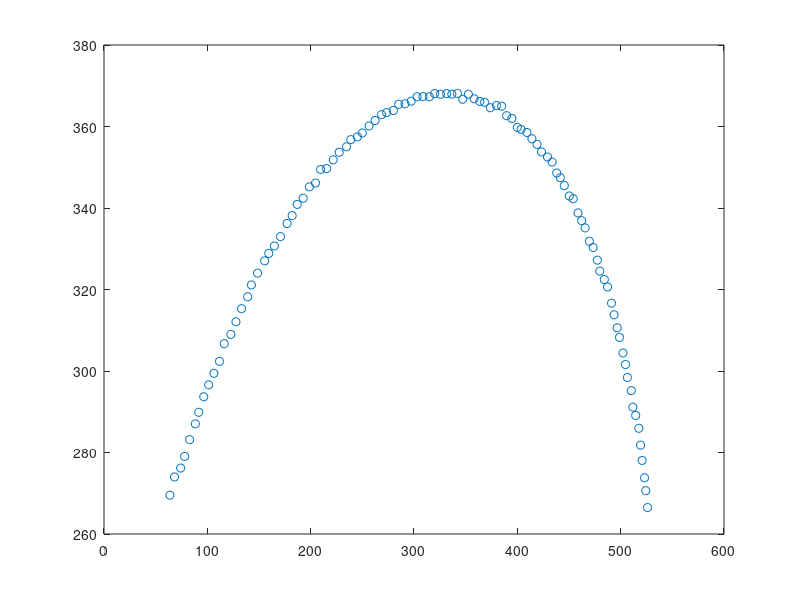

MATLAB code for this plot: (Note: this script raises an error after producing the figure.)
function [a,Q] = fitellipse(y)

% FITELLIPSE  Least-squares fit of ellipse to 2D points.
%        [A,Q] = FITELLIPSE(y) returns the parameters of the best-fit
%        ellipse to 2D points y(1:2,:).
%        The returned vector A contains the center, radii, and orientation
%        of the ellipse, stored as (Cx, Cy, Rx, Ry, theta_radians)
%        Q ...  conic matrix
%
% Authors: Andrew Fitzgibbon, Maurizio Pilu, Bob Fisher
% Reference: "Direct Least Squares Fitting of Ellipses", IEEE T-PAMI, 1999
%
%  @Article{Fitzgibbon99,
%   author = "Fitzgibbon, A.~W.and Pilu, M. and Fisher, R.~B.",
%   title = "Direct least-squares fitting of ellipses",
%   journal = pami,
%   year = 1999,
%   volume = 21,
%   number = 5,
%   month = may,
%   pages = "476--480"
%  }
% 
% This is a more bulletproof version than that in the paper, incorporating
% scaling to reduce roundoff error, correction of behaviour when the input 
% data are on a perfect hyperbola, and returns the geometric parameters
% of the ellipse, rather than the coefficients of the quadratic form.
%
%  Example:  Run fitellipse without any arguments to get a demo
if nargin == 0
  % Create an ellipse
  t = linspace(0,2);
  
  Rx = 300;
  Ry = 200;
  Cx = 250;
  Cy = 150;
  Rotation = .4; % Radians
  
  NoiseLevel = .5; % Will add Gaussian noise of this std.dev. to points
  
  x = Rx * cos(t);
  y = Ry * sin(t);
  nx = x*cos(Rotation)-y*sin(Rotation) + Cx + randn(size(t))*NoiseLevel; 
  ny = x*sin(Rotation)+y*cos(Rotation) + Cy + randn(size(t))*NoiseLevel;
  
  % Clear figure
  clf
  % Draw it
  plot(nx,ny,'o');
  % Show the window
  figure(gcf)
  % Fit it
  params = fitellipse([nx;ny]);
  % Note it may return (Rotation - pi/2) and swapped radii, this is fine.
  Given = round([Cx Cy Rx Ry Rotation*180])
  Returned = round(params.*[1 1 1 1 180])
  
  % Draw the returned ellipse
  t = linspace(0,pi*2);
  x = params(3) * cos(t);
  y = params(4) * sin(t);
  nx = x*cos(params(5))-y*sin(params(5)) + params(1); 
  ny = x*sin(params(5))+y*cos(params(5)) + params(2);
  hold on
  plot(nx,ny,'r-')
  
  return
end
% reshape from y
X = y(1,:);
Y = y(2,:);
% normalize data
mx = mean(X);
my = mean(Y);
sx = (max(X)-min(X))/2;
sy = (max(Y)-min(Y))/2; 

if sx<1e-8, a=zeros(1,5); Q=zeros(3); return; end
if sy<1e-8, a=zeros(1,5); Q=zeros(3); return; end

x = (X-mx)/sx;
y = (Y-my)/sy;

% Force to column vectors
x = x(:);
y = y(:);

% Build design matrix
D = [ x.*x  x.*y  y.*y  x  y  ones(size(x)) ];

% Build scatter matrix
S = D'*D;

% Build 6x6 constraint matrix
C(6,6) = 0; C(1,3) = -2; C(2,2) = 1; C(3,1) = -2;

% Solve eigensystem
if 0
  % Old way, numerically unstable if not implemented in matlab
  [gevec, geval] = eig(S,C);

  % Find the negative eigenvalue
  I = find(real(diag(geval)) < 1e-8 & ~isinf(diag(geval)));
  
  % Extract eigenvector corresponding to negative eigenvalue
  A = real(gevec(:,I));
else
  % New way, numerically stabler in C [gevec, geval] = eig(S,C);
  
  % Break into blocks
  tmpA = S(1:3,1:3); 
  tmpB = S(1:3,4:6); 
  tmpC = S(4:6,4:6); 
  tmpD = C(1:3,1:3);
  tmpE = inv(tmpC)*tmpB';
  [evec_x, eval_x] = eig(inv(tmpD) * (tmpA - tmpB*tmpE));
  
  % Find the positive (as det(tmpD) < 0) eigenvalue
  I = find(real(diag(eval_x)) < 1e-8 & ~isinf(diag(eval_x)));
  
  % Extract eigenvector corresponding to negative eigenvalue
  A = real(evec_x(:,I));
  
  % Recover the bottom half...
  evec_y = -tmpE * A;
  A = [A; evec_y];
end

% unnormalize
par = [
  A(1)*sy*sy,   ...
      A(2)*sx*sy,   ...
      A(3)*sx*sx,   ...
      -2*A(1)*sy*sy*mx - A(2)*sx*sy*my + A(4)*sx*sy*sy,   ...
      -A(2)*sx*sy*mx - 2*A(3)*sx*sx*my + A(5)*sx*sx*sy,   ...
      A(1)*sy*sy*mx*mx + A(2)*sx*sy*mx*my + A(3)*sx*sx*my*my   ...
      - A(4)*sx*sy*sy*mx - A(5)*sx*sx*sy*my   ...
      + A(6)*sx*sx*sy*sy   ...
      ]';

% Convert to geometric radii, and centers

thetarad = 0.5*atan2(par(2),par(1) - par(3));
cost = cos(thetarad);
sint = sin(thetarad);
sin_squared = sint.*sint;
cos_squared = cost.*cost;
cos_sin = sint .* cost;

Ao = par(6);
Au =   par(4) .* cost + par(5) .* sint;
Av = - par(4) .* sint + par(5) .* cost;
Auu = par(1) .* cos_squared + par(3) .* sin_squared + par(2) .* cos_sin;
Avv = par(1) .* sin_squared + par(3) .* cos_squared - par(2) .* cos_sin;

% ROTATED = [Ao Au Av Auu Avv]

tuCentre = - Au./(2.*Auu);
tvCentre = - Av./(2.*Avv);
wCentre = Ao - Auu.*tuCentre.*tuCentre - Avv.*tvCentre.*tvCentre;

uCentre = tuCentre .* cost - tvCentre .* sint;
vCentre = tuCentre .* sint + tvCentre .* cost;

Ru = -wCentre./Auu;
Rv = -wCentre./Avv;

Ru = sqrt(abs(Ru)).*sign(Ru);
Rv = sqrt(abs(Rv)).*sign(Rv);

a = [uCentre, vCentre, Ru, Rv, thetarad];
% conic matrix
T = [ cos(thetarad)  sin(thetarad) -cos(thetarad)*uCentre-sin(thetarad)*vCentre
     -sin(thetarad)  cos(thetarad)  sin(thetarad)*uCentre-cos(thetarad)*vCentre
     0              0              1];
 Q = T'*diag([1/Ru^2 1/Rv^2 -1])*T;
